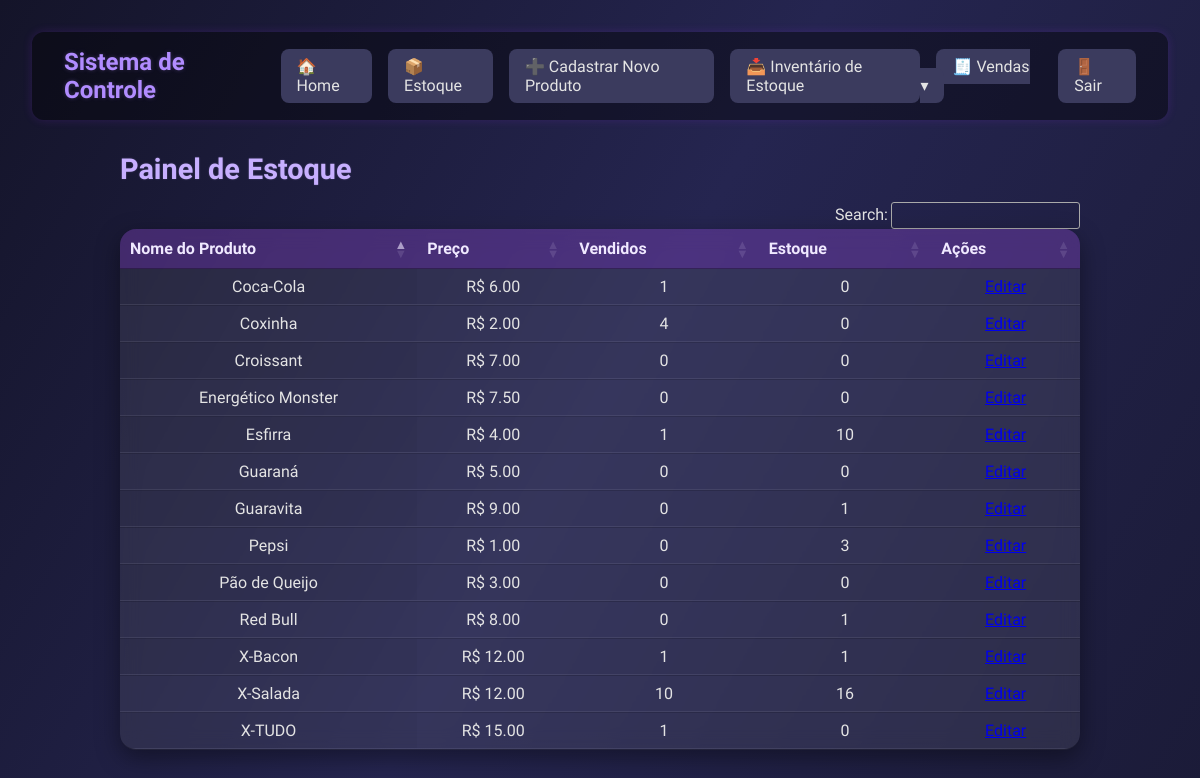
/painel (signed in), run on the app's committed database.
### models.py (models this page shows)
class TipoProduto(db.Model):
    __tablename__ = 'tipo_produto'
    id = db.Column(db.Integer, primary_key=True, autoincrement=True)
    nome = db.Column(db.String(255), nullable=False, unique=True)
    categoria_id = db.Column(db.Integer, db.ForeignKey('categoria.id'), nullable=False)
    preco = db.Column(db.Numeric(10, 2), nullable=False)
    descricao = db.Column(db.Text)
    produtos = db.relationship('Produto', back_populates='tipo_produto', cascade="all, delete-orphan")

### routes.py (the view)
    @app.route('/painel')
    def painel():
        if 'usuario' not in session:
            return redirect(url_for('login_view'))
        tipos = TipoProduto.query.all()
        dados_estoque = []
        for tipo in tipos:
            quantidade_estoque = db.session.query(func.count(Produto.id)).filter_by(tipo_produto_id=tipo.id).scalar() or 0
            qtd_vendida = db.session.query(func.sum(ItemVenda.quantidade))\
                .filter(ItemVenda.tipo_produto_id == tipo.id)\
                .scalar() or 0
            dados_estoque.append({
                'id': tipo.id,
                'tipo': tipo.nome,
                'estoque': quantidade_estoque,
                'vendido': qtd_vendida,
                'preco': float(tipo.preco)
            })
        return render_template('painel.html', produtos=dados_estoque)

### templates/painel.html (shortened to what this page needs)
<!DOCTYPE html>
<html lang="pt-br">
{% extends 'base.html' %}
{% block content %}
<link rel="stylesheet" href="https://cdn.datatables.net/1.13.6/css/jquery.dataTables.min.css">
<link rel="stylesheet" href="{{ url_for('static', filename='css/painel.css') }}">
<h1>Painel de Estoque</h1>
<table id="estoque" class="display">
    <thead>
        <tr>
            <th>Nome do Produto</th>
            <th>Preço</th>
            <th>Vendidos</th>
            <th>Estoque</th>
            <th>Ações</th>
        </tr>
    </thead>
    <tbody>
        {% for produto in produtos %}
        <tr>
            <td>{{ produto['tipo'] }}</td>
            <td>R$ {{ "%.2f"|format(produto['preco'] or 0) }}</td>
            <td>{{ produto['vendido'] or 0 }}</td>
            <td>{{ produto['estoque'] or 0 }}</td>
            <td class="acoes">
                <a href="/editar-tipo-produto/{{ produto['id'] }}" class="btn-editar">Editar</a>
            </td>
        </tr>
        {% endfor %}
    </tbody>
</table>
{% endblock %}

### static/css/base.css (style rules this page uses)
:root { --color-bg: linear-gradient(120deg, #0f0c29, #302b63, #24243e); --color-card-bg: rgba(255, 255, 255, 0.08); --color-card-hover: rgba(255, 255, 255, 0.15); --color-text-primary: #b58eff; --color-shadow: rgba(0, 0, 0, 0.4); --border-radius: 12px; --transition-speed: 0.3s; --padding-container: 2rem; }
* { margin: 0; padding: 0; box-sizing: border-box; }
body { font-family: 'Orbitron', sans-serif; background: var(--color-bg); color: #fff; min-height: 100vh; padding: var(--padding-container); }
h1, h2, h3, h4, h5, h6 { color: var(--color-text-primary); text-shadow: 0 0 1px var(--color-text-primary), 0 0 3px rgba(181, 142, 255, 0.7), 0 0 6px rgba(181, 142, 255, 0.5); }
table { border-collapse: collapse; background: var(--color-card-bg); backdrop-filter: blur(10px); border-radius: var(--border-radius); overflow: hidden; box-shadow: 0 0 15px var(--color-shadow); width: 80%; margin: 0 auto; transition: transform var(--transition-speed), box-shadow var(--transition-speed), background var(--transition-speed); }
th, td { padding: 1rem; text-align: center; }
th { background-color: rgba(138, 43, 226, 0.3); }
tr:nth-child(even) { background-color: rgba(255, 255, 255, 0.05); }
td { border-bottom: 1px solid rgba(255, 255, 255, 0.1); }

### static/css/painel.css (style rules this page uses)
body { font-family: 'Orbitron', sans-serif; background: linear-gradient(120deg, #141429, #252550, #1b1b38); color: #e4e4e4; min-height: 100vh; padding: 2rem; }
.container h1 { color: #c7afff; text-shadow: 0 0 2px rgba(199, 175, 255, 0.25); font-size: 1.8rem; margin-bottom: 1rem; }
table { border-collapse: collapse; background: rgba(255, 255, 255, 0.08); backdrop-filter: blur(10px); border-radius: 16px; overflow: hidden; box-shadow: 0 8px 25px rgba(0, 0, 0, 0.4); width: 100%; margin: 0 auto; transition: transform 0.3s ease, box-shadow 0.3s ease, background 0.3s ease; }
th, td { padding: 1rem; text-align: center; }
th { background-color: rgba(138, 43, 226, 0.25); color: #f0e9ff; }
tr:nth-child(even) { background-color: rgba(255, 255, 255, 0.04); }
td { border-bottom: 1px solid rgba(255, 255, 255, 0.08); }

### data on the page
TipoProduto: tipo "Coxinha", preco "2.00", produto "4", produto "0"
TipoProduto: tipo "Esfirra", preco "4.00", produto "1", produto "10"
TipoProduto: tipo "Pão de Queijo", produto "3.00", produto "0"
TipoProduto: tipo "Coca-Cola", preco "6.00", produto "1", produto "0"
TipoProduto: tipo "Guaraná", produto "5.00", produto "0"
TipoProduto: tipo "Energético Monster", preco "7.50", produto "0"
TipoProduto: tipo "Red Bull", preco "8.00", produto "0", produto "1"
TipoProduto: tipo "Croissant", preco "7.00", produto "0"
TipoProduto: tipo "Guaravita", produto "9.00", produto "0", produto "1"
TipoProduto: tipo "Pepsi", preco "1.00", produto "0", produto "3"
TipoProduto: tipo "X-Salada", preco "12.00", produto "10", produto "16"
TipoProduto: tipo "X-Bacon", produto "12.00", produto "1"
TipoProduto: tipo "X-TUDO", preco "15.00", produto "1", produto "0"
